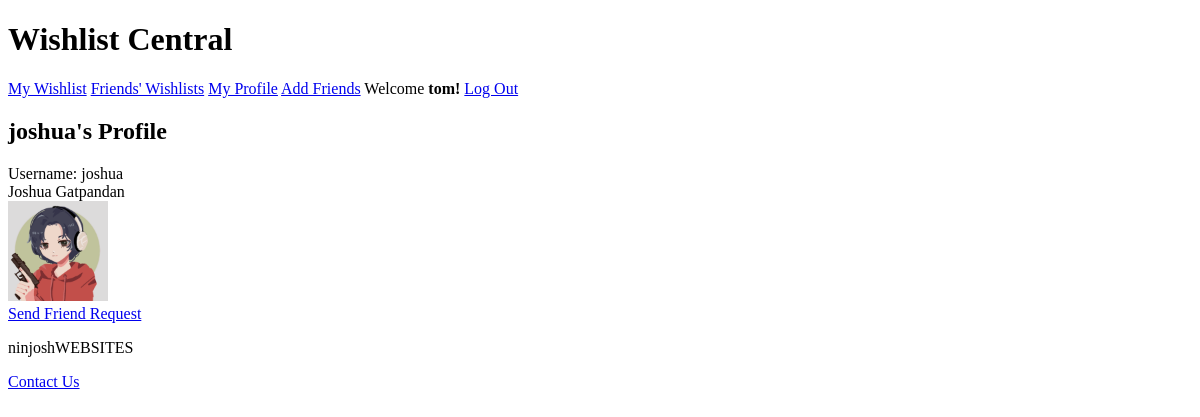
Page /add_friend/2 (signed in) on the committed database.
### wishlist/models.py (models this page shows, shortened)
class User(AbstractUser):
    friends = models.ManyToManyField('User', blank=True)
    wishlist_done = models.BooleanField(default=False)
    profile_done = models.BooleanField(default=False)

class Profile(models.Model):
    user = models.OneToOneField(User, on_delete=models.CASCADE)
    avatar = models.ImageField(default='default.jpg', upload_to='images/profile_images')
    fname = models.CharField(blank=True, max_length=50)
    lname = models.CharField(blank=True, max_length=50)

### wishlist/views.py (the view)
# urls.py: path("add_friend/<int:user_id>", views.add_friend, name="add-friend"),
@login_required(login_url='login')
def add_friend(request, user_id):
    friend = User.objects.get(id=user_id)
    if friend.profile_done == False:
        return render(request, "wishlist/add_friend.html", {
            'friend': friend,
            'banner': 'Profile',
            'wishlist_done': request.user.wishlist_done,
            'profile_done': request.user.profile_done
        })
    else:
        p = friend.profile
        return render(request, "wishlist/add_friend.html", {
            'friend': friend,
            'profile': p,
            'banner': 'Profile',
            'wishlist_done': request.user.wishlist_done,
            'profile_done': request.user.profile_done
        })

### wishlist/templates/wishlist/add_friend.html (shortened to what this page needs)
{% extends "wishlist/layout.html" %}
{% block main %}
    <h2>{{friend.username}}'s {{banner}}</h2>
    <article>
        <section>
            <div>Username: {{ friend.username }}</div>
            {% if friend.profile_done %}
                {{ profile.fname }} {{profile.lname}}
            {% else %}
                <div>{{ friend.username }} didn't finish their profile yet.</div>
            {% endif %}
            <br>
        </section>
        <section>
            <div>
                <a href="/send_friend_request/{{friend.id}}">
                    <img class="profilepic" src="{{ profile.avatar.url }} " width="100" style="cursor: pointer;"/>
                    <div>Send Friend Request</div>
                </a>
            </div>
        </section>
    </article>
{% endblock %}

### wishlist/templates/wishlist/layout.html (shortened to what this page needs)
{% load static %}
<!DOCTYPE html>
<html lang="en">
    <head>
        <link rel="stylesheet" type="text/css" href="https://cdn.simplecss.org/simple.css">
        <link rel="stylesheet" type="text/css" href="{% static 'wishlist/finalprojstyles.css' %}" >
</head>
    <body>
        <header>
            <h1>Wishlist Central</h1>
            <nav>
                <span>
                    {% if user.is_authenticated %}
                        {% if wishlist_done %}
                            <a href="{% url 'my-wishlist' %}">My Wishlist</a>
                        {% else %}
                            <a href="{% url 'create-wishlist' %}">Create Wishlist</a>
                        {% endif %}
                        <a href="{% url 'index' %}">Friends' Wishlists</a>
                    {% endif %}
                </span>
                <span>
                    {% if user.is_authenticated %}
                        {% if profile_done %}
                            <a href="{% url 'edit-profile' %}">My Profile</a>
                        {% else %}
                            <a href="{% url 'create-profile' %}">Finish Profile</a>
                        {% endif %}
                        <a href="{% url 'search-for-friend' %}">Add Friends</a>
                        Welcome <strong>{{ user.username }}!</strong>
                        <a href="{% url 'logout' %}">Log Out</a>
                    {% else %}
                        <a href="{% url 'login' %}">Log In</a>
                        <a href="{% url 'register' %}">Register</a>
                    {% endif %}
                </span>
            </nav>
        </header>
        <main>
            {% block main %}
            {% endblock %}
        </main>
        <footer>
            <div>
                <p>ninjoshWEBSITES</p>
                <a href="{% url 'contact-us' %}">Contact Us</a>
            </div>
        </footer>
     </body>
</html>

### rows in the picture
User: username "tom"
User: username "joshua"
Profile: fname "Joshua", lname "Gatpandan", avatar (picture)

### other values in the picture
{{ banner }} "Profile"
